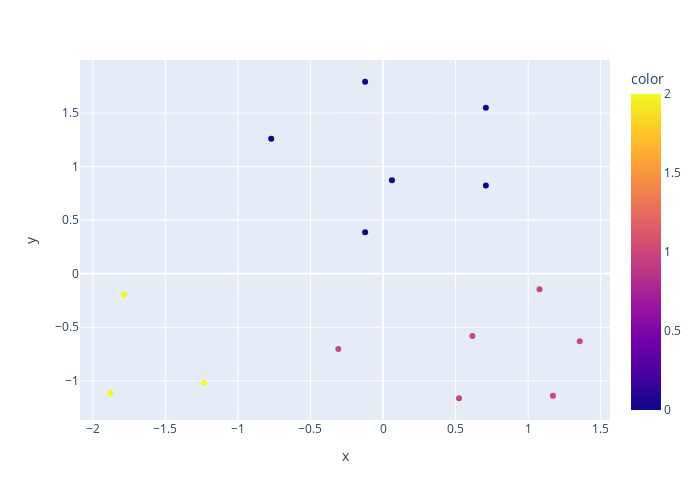

Notebook source saved alongside this figure:
### Code cell
grafico = px.scatter(x = base_salario[:, 0], y = base_salario[:, 1], color = rotulos, height = 500, width = 700)
grafico.show()

### Figure 1 — Plotly figure (JSON) as saved in the notebook; plotly's stock layout.template omitted (floating-point values rounded to 4 significant figures)
{"data": [{"hovertemplate": "x=%{x}<br>y=%{y}<br>color=%{marker.color}<extra></extra>", "legendgroup": "", "marker": {"color": [2, 2, 2, 1, 1, 1, 1, 1, 1, 0, 0, 0, 0, 0, 0], "coloraxis": "coloraxis", "symbol": "circle"}, "mode": "markers", "name": "", "orientation": "v", "showlegend": false, "type": "scatter", "x": [-1.88, -1.233, -1.787, -0.3081, 0.5238, 1.171, 1.356, 0.6163, 1.078, -0.7703, -0.1233, 0.06163, -0.1233, 0.7087, 0.7087], "xaxis": "x", "y": [-1.114, -1.017, -0.1938, -0.7024, -1.163, -1.138, -0.6297, -0.5813, -0.1453, 1.259, 0.3875, 0.8719, 1.792, 0.8235, 1.55], "yaxis": "y"}], "layout": {"coloraxis": {"colorbar": {"title": {"text": "color"}}, "colorscale": [[0, "#0d0887"], [0.1111, "#46039f"], [0.2222, "#7201a8"], [0.3333, "#9c179e"], [0.4444, "#bd3786"], [0.5556, "#d8576b"], [0.6667, "#ed7953"], [0.7778, "#fb9f3a"], [0.8889, "#fdca26"], [1, "#f0f921"]]}, "height": 500, "legend": {"tracegroupgap": 0}, "margin": {"t": 60}, "width": 700, "xaxis": {"anchor": "y", "domain": [0, 1], "title": {"text": "x"}}, "yaxis": {"anchor": "x", "domain": [0, 1], "title": {"text": "y"}}}}
